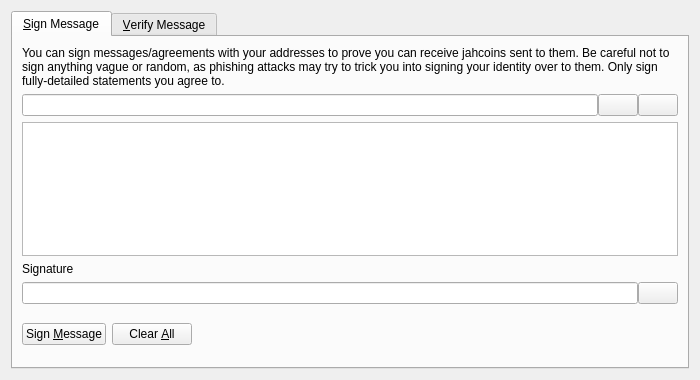
<?xml version="1.0" encoding="UTF-8"?>
<ui version="4.0">
 <class>SignVerifyMessageDialog</class>
 <widget class="QDialog" name="SignVerifyMessageDialog">
  <property name="geometry">
   <rect>
    <x>0</x>
    <y>0</y>
    <width>700</width>
    <height>380</height>
   </rect>
  </property>
  <property name="windowTitle">
   <string>Signatures - Sign / Verify a Message</string>
  </property>
  <property name="modal">
   <bool>true</bool>
  </property>
  <layout class="QVBoxLayout" name="verticalLayout">
   <item>
    <widget class="QTabWidget" name="tabWidget">
     <property name="currentIndex">
      <number>0</number>
     </property>
     <widget class="QWidget" name="tabSignMessage">
      <attribute name="title">
       <string>&amp;Sign Message</string>
      </attribute>
      <layout class="QVBoxLayout" name="verticalLayout_SM">
       <item>
        <widget class="QLabel" name="infoLabel_SM">
         <property name="text">
          <string>You can sign messages/agreements with your addresses to prove you can receive jahcoins sent to them. Be careful not to sign anything vague or random, as phishing attacks may try to trick you into signing your identity over to them. Only sign fully-detailed statements you agree to.</string>
         </property>
         <property name="textFormat">
          <enum>Qt::PlainText</enum>
         </property>
         <property name="wordWrap">
          <bool>true</bool>
         </property>
        </widget>
       </item>
       <item>
        <layout class="QHBoxLayout" name="horizontalLayout_1_SM">
         <property name="spacing">
          <number>0</number>
         </property>
         <item>
          <widget class="QValidatedLineEdit" name="addressIn_SM">
           <property name="toolTip">
            <string>The Jahcoin address to sign the message with</string>
           </property>
          </widget>
         </item>
         <item>
          <widget class="QPushButton" name="addressBookButton_SM">
           <property name="toolTip">
            <string>Choose previously used address</string>
           </property>
           <property name="text">
            <string/>
           </property>
           <property name="icon">
            <iconset resource="../bitcoin.qrc">
             <normaloff>:/icons/address-book</normaloff>:/icons/address-book</iconset>
           </property>
           <property name="shortcut">
            <string>Alt+A</string>
           </property>
           <property name="autoDefault">
            <bool>false</bool>
           </property>
          </widget>
         </item>
         <item>
          <widget class="QPushButton" name="pasteButton_SM">
           <property name="toolTip">
            <string>Paste address from clipboard</string>
           </property>
           <property name="text">
            <string/>
           </property>
           <property name="icon">
            <iconset resource="../bitcoin.qrc">
             <normaloff>:/icons/editpaste</normaloff>:/icons/editpaste</iconset>
           </property>
           <property name="shortcut">
            <string>Alt+P</string>
           </property>
           <property name="autoDefault">
            <bool>false</bool>
           </property>
          </widget>
         </item>
        </layout>
       </item>
       <item>
        <widget class="QPlainTextEdit" name="messageIn_SM">
         <property name="toolTip">
          <string>Enter the message you want to sign here</string>
         </property>
        </widget>
       </item>
       <item>
        <widget class="QLabel" name="signatureLabel_SM">
         <property name="text">
          <string>Signature</string>
         </property>
         <property name="textFormat">
          <enum>Qt::PlainText</enum>
         </property>
        </widget>
       </item>
       <item>
        <layout class="QHBoxLayout" name="horizontalLayout_2_SM">
         <property name="spacing">
          <number>0</number>
         </property>
         <item>
          <widget class="QLineEdit" name="signatureOut_SM">
           <property name="font">
            <font>
             <italic>true</italic>
            </font>
           </property>
           <property name="readOnly">
            <bool>true</bool>
           </property>
          </widget>
         </item>
         <item>
          <widget class="QPushButton" name="copySignatureButton_SM">
           <property name="toolTip">
            <string>Copy the current signature to the system clipboard</string>
           </property>
           <property name="text">
            <string/>
           </property>
           <property name="icon">
            <iconset resource="../bitcoin.qrc">
             <normaloff>:/icons/editcopy</normaloff>:/icons/editcopy</iconset>
           </property>
           <property name="autoDefault">
            <bool>false</bool>
           </property>
          </widget>
         </item>
        </layout>
       </item>
       <item>
        <layout class="QHBoxLayout" name="horizontalLayout_3_SM">
         <item>
          <widget class="QPushButton" name="signMessageButton_SM">
           <property name="toolTip">
            <string>Sign the message to prove you own this Jahcoin address</string>
           </property>
           <property name="text">
            <string>Sign &amp;Message</string>
           </property>
           <property name="icon">
            <iconset resource="../bitcoin.qrc">
             <normaloff>:/icons/edit</normaloff>:/icons/edit</iconset>
           </property>
           <property name="autoDefault">
            <bool>false</bool>
           </property>
          </widget>
         </item>
         <item>
          <widget class="QPushButton" name="clearButton_SM">
           <property name="toolTip">
            <string>Reset all sign message fields</string>
           </property>
           <property name="text">
            <string>Clear &amp;All</string>
           </property>
           <property name="icon">
            <iconset resource="../bitcoin.qrc">
             <normaloff>:/icons/remove</normaloff>:/icons/remove</iconset>
           </property>
           <property name="autoDefault">
            <bool>false</bool>
           </property>
          </widget>
         </item>
         <item>
          <spacer name="horizontalSpacer_1_SM">
           <property name="orientation">
            <enum>Qt::Horizontal</enum>
           </property>
           <property name="sizeHint" stdset="0">
            <size>
             <width>40</width>
             <height>48</height>
            </size>
           </property>
          </spacer>
         </item>
         <item>
          <widget class="QLabel" name="statusLabel_SM">
           <property name="font">
            <font>
             <weight>75</weight>
             <bold>true</bold>
            </font>
           </property>
           <property name="text">
            <string/>
           </property>
           <property name="wordWrap">
            <bool>true</bool>
           </property>
          </widget>
         </item>
         <item>
          <spacer name="horizontalSpacer_2_SM">
           <property name="orientation">
            <enum>Qt::Horizontal</enum>
           </property>
           <property name="sizeHint" stdset="0">
            <size>
             <width>40</width>
             <height>48</height>
            </size>
           </property>
          </spacer>
         </item>
        </layout>
       </item>
      </layout>
     </widget>
     <widget class="QWidget" name="tabVerifyMessage">
      <attribute name="title">
       <string>&amp;Verify Message</string>
      </attribute>
      <layout class="QVBoxLayout" name="verticalLayout_VM">
       <item>
        <widget class="QLabel" name="infoLabel_VM">
         <property name="text">
          <string>Enter the receiver's address, message (ensure you copy line breaks, spaces, tabs, etc. exactly) and signature below to verify the message. Be careful not to read more into the signature than what is in the signed message itself, to avoid being tricked by a man-in-the-middle attack. Note that this only proves the signing party receives with the address, it cannot prove sendership of any transaction!</string>
         </property>
         <property name="textFormat">
          <enum>Qt::PlainText</enum>
         </property>
         <property name="alignment">
          <set>Qt::AlignLeading|Qt::AlignLeft|Qt::AlignTop</set>
         </property>
         <property name="wordWrap">
          <bool>true</bool>
         </property>
        </widget>
       </item>
       <item>
        <layout class="QHBoxLayout" name="horizontalLayout_1_VM">
         <property name="spacing">
          <number>0</number>
         </property>
         <item>
          <widget class="QValidatedLineEdit" name="addressIn_VM">
           <property name="toolTip">
            <string>The Jahcoin address the message was signed with</string>
           </property>
          </widget>
         </item>
         <item>
          <widget class="QPushButton" name="addressBookButton_VM">
           <property name="toolTip">
            <string>Choose previously used address</string>
           </property>
           <property name="text">
            <string/>
           </property>
           <property name="icon">
            <iconset resource="../bitcoin.qrc">
             <normaloff>:/icons/address-book</normaloff>:/icons/address-book</iconset>
           </property>
           <property name="shortcut">
            <string>Alt+A</string>
           </property>
           <property name="autoDefault">
            <bool>false</bool>
           </property>
          </widget>
         </item>
        </layout>
       </item>
       <item>
        <widget class="QPlainTextEdit" name="messageIn_VM"/>
       </item>
       <item>
        <widget class="QValidatedLineEdit" name="signatureIn_VM"/>
       </item>
       <item>
        <layout class="QHBoxLayout" name="horizontalLayout_2_VM">
         <item>
          <widget class="QPushButton" name="verifyMessageButton_VM">
           <property name="toolTip">
            <string>Verify the message to ensure it was signed with the specified Jahcoin address</string>
           </property>
           <property name="text">
            <string>Verify &amp;Message</string>
           </property>
           <property name="icon">
            <iconset resource="../bitcoin.qrc">
             <normaloff>:/icons/transaction_0</normaloff>:/icons/transaction_0</iconset>
           </property>
           <property name="autoDefault">
            <bool>false</bool>
           </property>
          </widget>
         </item>
         <item>
          <widget class="QPushButton" name="clearButton_VM">
           <property name="toolTip">
            <string>Reset all verify message fields</string>
           </property>
           <property name="text">
            <string>Clear &amp;All</string>
           </property>
           <property name="icon">
            <iconset resource="../bitcoin.qrc">
             <normaloff>:/icons/remove</normaloff>:/icons/remove</iconset>
           </property>
           <property name="autoDefault">
            <bool>false</bool>
           </property>
          </widget>
         </item>
         <item>
          <spacer name="horizontalSpacer_1_VM">
           <property name="orientation">
            <enum>Qt::Horizontal</enum>
           </property>
           <property name="sizeHint" stdset="0">
            <size>
             <width>40</width>
             <height>48</height>
            </size>
           </property>
          </spacer>
         </item>
         <item>
          <widget class="QLabel" name="statusLabel_VM">
           <property name="font">
            <font>
             <weight>75</weight>
             <bold>true</bold>
            </font>
           </property>
           <property name="text">
            <string/>
           </property>
           <property name="wordWrap">
            <bool>true</bool>
           </property>
          </widget>
         </item>
         <item>
          <spacer name="horizontalSpacer_2_VM">
           <property name="orientation">
            <enum>Qt::Horizontal</enum>
           </property>
           <property name="sizeHint" stdset="0">
            <size>
             <width>40</width>
             <height>48</height>
            </size>
           </property>
          </spacer>
         </item>
        </layout>
       </item>
      </layout>
     </widget>
    </widget>
   </item>
  </layout>
 </widget>
 <customwidgets>
  <customwidget>
   <class>QValidatedLineEdit</class>
   <extends>QLineEdit</extends>
   <header>qt/qvalidatedlineedit.h</header>
  </customwidget>
 </customwidgets>
 <resources>
  <include location="../bitcoin.qrc"/>
 </resources>
 <connections/>
</ui>
